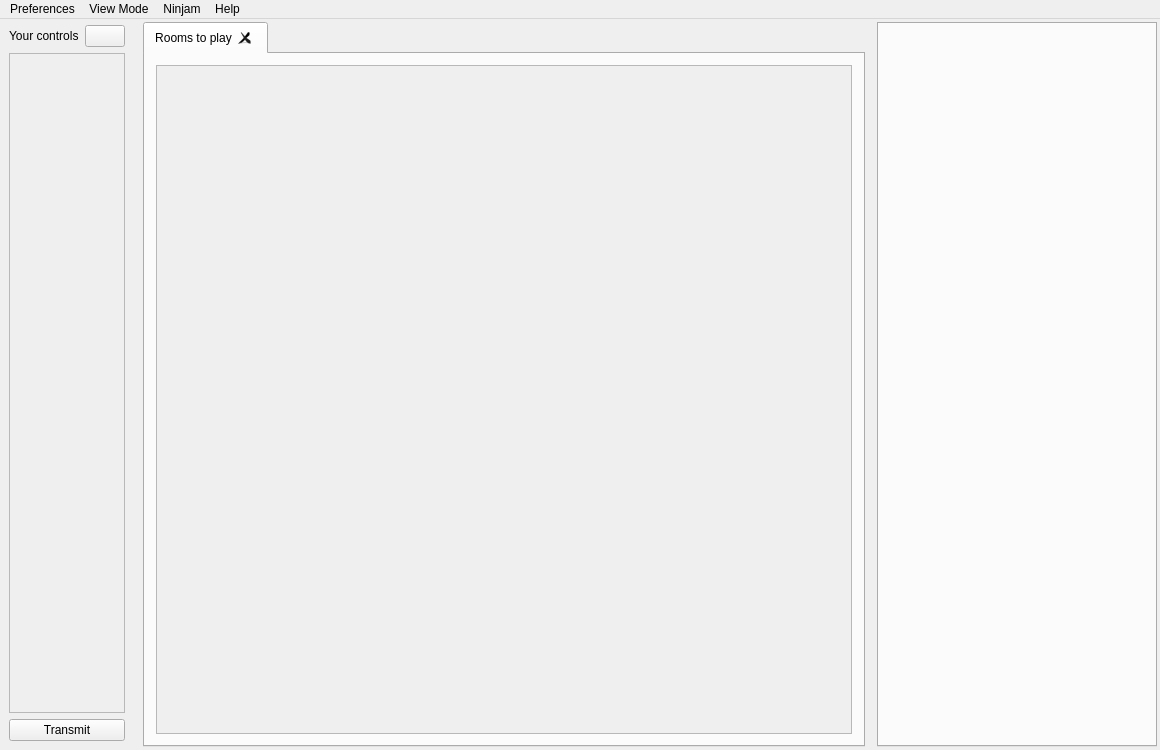
<?xml version="1.0" encoding="UTF-8"?>
<ui version="4.0">
 <class>MainFrameClass</class>
 <widget class="QMainWindow" name="MainFrameClass">
  <property name="geometry">
   <rect>
    <x>0</x>
    <y>0</y>
    <width>1160</width>
    <height>750</height>
   </rect>
  </property>
  <property name="windowTitle">
   <string notr="true">Jamtaba</string>
  </property>
  <property name="windowIcon">
   <iconset>
    <normaloff>:/images/jt_0001.png</normaloff>:/images/jt_0001.png</iconset>
  </property>
  <widget class="QWidget" name="centralWidget">
   <layout class="QHBoxLayout" name="horizontalLayout">
    <property name="spacing">
     <number>12</number>
    </property>
    <property name="sizeConstraint">
     <enum>QLayout::SetDefaultConstraint</enum>
    </property>
    <property name="leftMargin">
     <number>3</number>
    </property>
    <property name="topMargin">
     <number>3</number>
    </property>
    <property name="rightMargin">
     <number>3</number>
    </property>
    <property name="bottomMargin">
     <number>3</number>
    </property>
    <item>
     <widget class="QWidget" name="leftPanel" native="true">
      <property name="sizePolicy">
       <sizepolicy hsizetype="Preferred" vsizetype="Preferred">
        <horstretch>0</horstretch>
        <verstretch>0</verstretch>
       </sizepolicy>
      </property>
      <layout class="QVBoxLayout" name="verticalLayout_2">
       <property name="leftMargin">
        <number>6</number>
       </property>
       <property name="topMargin">
        <number>3</number>
       </property>
       <property name="rightMargin">
        <number>6</number>
       </property>
       <property name="bottomMargin">
        <number>6</number>
       </property>
       <item>
        <widget class="QWidget" name="topWidget" native="true">
         <property name="sizePolicy">
          <sizepolicy hsizetype="MinimumExpanding" vsizetype="Maximum">
           <horstretch>0</horstretch>
           <verstretch>0</verstretch>
          </sizepolicy>
         </property>
         <layout class="QHBoxLayout" name="horizontalLayout_2">
          <property name="leftMargin">
           <number>0</number>
          </property>
          <property name="topMargin">
           <number>0</number>
          </property>
          <property name="rightMargin">
           <number>0</number>
          </property>
          <property name="bottomMargin">
           <number>0</number>
          </property>
          <item>
           <widget class="QLabel" name="labelSectionTitle">
            <property name="sizePolicy">
             <sizepolicy hsizetype="Preferred" vsizetype="Preferred">
              <horstretch>1</horstretch>
              <verstretch>0</verstretch>
             </sizepolicy>
            </property>
            <property name="text">
             <string>Your controls</string>
            </property>
           </widget>
          </item>
          <item>
           <widget class="QPushButton" name="localControlsCollapseButton">
            <property name="toolTip">
             <string>collapse/expand your controls ...</string>
            </property>
            <property name="text">
             <string/>
            </property>
            <property name="checkable">
             <bool>true</bool>
            </property>
           </widget>
          </item>
         </layout>
        </widget>
       </item>
       <item>
        <widget class="QScrollArea" name="scrollArea">
         <property name="widgetResizable">
          <bool>true</bool>
         </property>
         <widget class="QWidget" name="localTracksWidget">
          <property name="geometry">
           <rect>
            <x>0</x>
            <y>0</y>
            <width>99</width>
            <height>654</height>
           </rect>
          </property>
          <layout class="QHBoxLayout" name="localTracksLayout">
           <property name="spacing">
            <number>3</number>
           </property>
           <property name="leftMargin">
            <number>0</number>
           </property>
           <property name="topMargin">
            <number>0</number>
           </property>
           <property name="rightMargin">
            <number>0</number>
           </property>
           <property name="bottomMargin">
            <number>0</number>
           </property>
          </layout>
         </widget>
        </widget>
       </item>
       <item>
        <widget class="QPushButton" name="xmitButton">
         <property name="toolTip">
          <string>Enable/disable audio transmission ...</string>
         </property>
         <property name="text">
          <string>Transmit</string>
         </property>
         <property name="checkable">
          <bool>true</bool>
         </property>
        </widget>
       </item>
      </layout>
     </widget>
    </item>
    <item>
     <widget class="QWidget" name="contentPanel" native="true">
      <property name="sizePolicy">
       <sizepolicy hsizetype="Preferred" vsizetype="Preferred">
        <horstretch>2</horstretch>
        <verstretch>0</verstretch>
       </sizepolicy>
      </property>
      <layout class="QVBoxLayout" name="verticalLayout_3">
       <property name="spacing">
        <number>0</number>
       </property>
       <property name="leftMargin">
        <number>0</number>
       </property>
       <property name="topMargin">
        <number>0</number>
       </property>
       <property name="rightMargin">
        <number>0</number>
       </property>
       <property name="bottomMargin">
        <number>0</number>
       </property>
       <item>
        <widget class="QTabWidget" name="tabWidget">
         <property name="tabPosition">
          <enum>QTabWidget::North</enum>
         </property>
         <property name="tabShape">
          <enum>QTabWidget::Rounded</enum>
         </property>
         <property name="currentIndex">
          <number>0</number>
         </property>
         <property name="elideMode">
          <enum>Qt::ElideLeft</enum>
         </property>
         <property name="documentMode">
          <bool>false</bool>
         </property>
         <property name="tabsClosable">
          <bool>true</bool>
         </property>
         <widget class="QWidget" name="tab">
          <attribute name="title">
           <string>Rooms to play</string>
          </attribute>
          <layout class="QVBoxLayout" name="tabLayout">
           <property name="spacing">
            <number>0</number>
           </property>
           <item>
            <widget class="QScrollArea" name="allRoomsScroll">
             <property name="styleSheet">
              <string notr="true"/>
             </property>
             <property name="verticalScrollBarPolicy">
              <enum>Qt::ScrollBarAsNeeded</enum>
             </property>
             <property name="horizontalScrollBarPolicy">
              <enum>Qt::ScrollBarAsNeeded</enum>
             </property>
             <property name="widgetResizable">
              <bool>true</bool>
             </property>
             <widget class="QWidget" name="scrollAreaWidgetContents">
              <property name="geometry">
               <rect>
                <x>0</x>
                <y>0</y>
                <width>711</width>
                <height>674</height>
               </rect>
              </property>
              <layout class="QVBoxLayout" name="verticalLayout_6">
               <property name="spacing">
                <number>50</number>
               </property>
               <property name="leftMargin">
                <number>0</number>
               </property>
               <property name="topMargin">
                <number>0</number>
               </property>
               <property name="rightMargin">
                <number>3</number>
               </property>
               <property name="bottomMargin">
                <number>0</number>
               </property>
               <item>
                <widget class="QWidget" name="allRoomsContent" native="true">
                 <property name="sizePolicy">
                  <sizepolicy hsizetype="MinimumExpanding" vsizetype="MinimumExpanding">
                   <horstretch>0</horstretch>
                   <verstretch>0</verstretch>
                  </sizepolicy>
                 </property>
                </widget>
               </item>
              </layout>
             </widget>
            </widget>
           </item>
          </layout>
         </widget>
        </widget>
       </item>
      </layout>
     </widget>
    </item>
    <item>
     <widget class="QWidget" name="chatArea" native="true">
      <property name="sizePolicy">
       <sizepolicy hsizetype="Preferred" vsizetype="Preferred">
        <horstretch>0</horstretch>
        <verstretch>1</verstretch>
       </sizepolicy>
      </property>
      <property name="minimumSize">
       <size>
        <width>280</width>
        <height>0</height>
       </size>
      </property>
      <layout class="QVBoxLayout" name="verticalLayout">
       <property name="leftMargin">
        <number>0</number>
       </property>
       <property name="topMargin">
        <number>0</number>
       </property>
       <property name="rightMargin">
        <number>0</number>
       </property>
       <property name="bottomMargin">
        <number>0</number>
       </property>
       <item>
        <widget class="QTabWidget" name="chatTabWidget">
         <property name="sizePolicy">
          <sizepolicy hsizetype="MinimumExpanding" vsizetype="Expanding">
           <horstretch>0</horstretch>
           <verstretch>0</verstretch>
          </sizepolicy>
         </property>
         <property name="currentIndex">
          <number>-1</number>
         </property>
        </widget>
       </item>
      </layout>
     </widget>
    </item>
   </layout>
  </widget>
  <widget class="QMenuBar" name="menuBar">
   <property name="geometry">
    <rect>
     <x>0</x>
     <y>0</y>
     <width>1160</width>
     <height>21</height>
    </rect>
   </property>
   <widget class="QMenu" name="menuPreferences">
    <property name="title">
     <string>Preferences</string>
    </property>
    <addaction name="actionAudioPreferences"/>
    <addaction name="actionMidiPreferences"/>
    <addaction name="actionVstPreferences"/>
    <addaction name="actionRecording"/>
   </widget>
   <widget class="QMenu" name="menuNinjam">
    <property name="title">
     <string>Ninjam</string>
    </property>
    <addaction name="actionPrivate_Server"/>
    <addaction name="actionNinjam_community_forum"/>
    <addaction name="actionNinjam_Official_Site"/>
   </widget>
   <widget class="QMenu" name="menuHelp">
    <property name="title">
     <string>Help</string>
    </property>
    <addaction name="actionWiki"/>
    <addaction name="actionUsersManual"/>
    <addaction name="actionReportBugs"/>
   </widget>
   <widget class="QMenu" name="menuViewMode">
    <property name="title">
     <string>View Mode</string>
    </property>
    <addaction name="actionFullView"/>
    <addaction name="actionMiniView"/>
   </widget>
   <addaction name="menuPreferences"/>
   <addaction name="menuViewMode"/>
   <addaction name="menuNinjam"/>
   <addaction name="menuHelp"/>
  </widget>
  <action name="actionTest">
   <property name="text">
    <string>test</string>
   </property>
  </action>
  <action name="actionAudioPreferences">
   <property name="text">
    <string>Audio ...</string>
   </property>
  </action>
  <action name="actionMidiPreferences">
   <property name="text">
    <string>Midi ...</string>
   </property>
  </action>
  <action name="actionVstPreferences">
   <property name="text">
    <string>VST Plugins ...</string>
   </property>
  </action>
  <action name="actionRecording">
   <property name="text">
    <string>Recording ...</string>
   </property>
  </action>
  <action name="actionPrivate_Server">
   <property name="text">
    <string>Private Server ...</string>
   </property>
  </action>
  <action name="actionNinjam_community_forum">
   <property name="text">
    <string>Ninjam community (Ninbot) ...</string>
   </property>
  </action>
  <action name="actionNinjam_Official_Site">
   <property name="text">
    <string>Ninjam Official Site ...</string>
   </property>
  </action>
  <action name="actionReportBugs">
   <property name="text">
    <string>Report bugs or suggest improvements ...</string>
   </property>
  </action>
  <action name="actionWiki">
   <property name="text">
    <string>Wiki ...</string>
   </property>
  </action>
  <action name="actionUsersManual">
   <property name="text">
    <string>Users Manual ...</string>
   </property>
  </action>
  <action name="actionFullView">
   <property name="checkable">
    <bool>true</bool>
   </property>
   <property name="text">
    <string>Full View</string>
   </property>
  </action>
  <action name="actionMiniView">
   <property name="checkable">
    <bool>true</bool>
   </property>
   <property name="text">
    <string>Mini View</string>
   </property>
  </action>
 </widget>
 <layoutdefault spacing="6" margin="11"/>
 <resources/>
 <connections/>
</ui>
